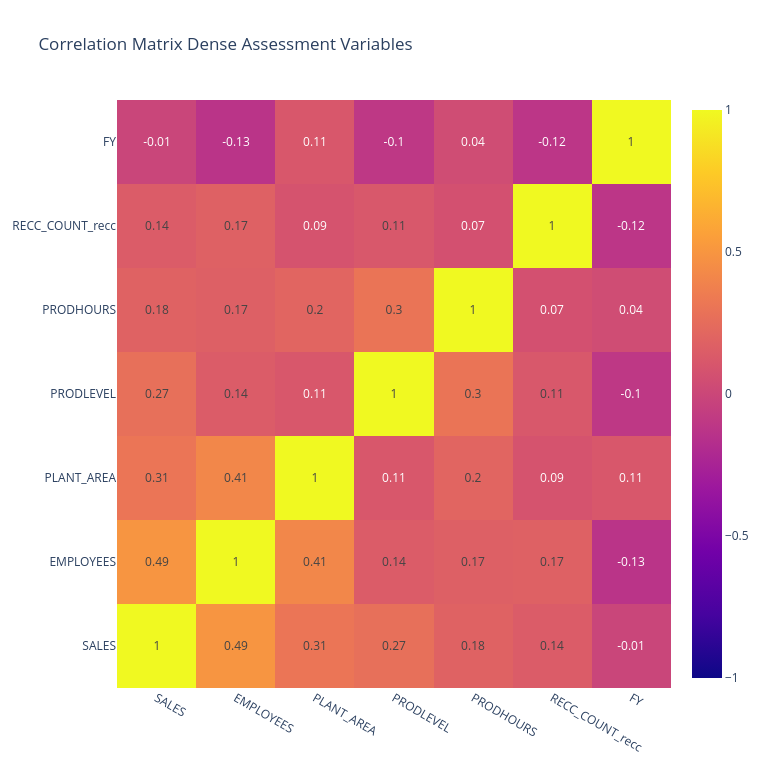

The notebook cell this image was saved under:
### Markdown cell above
## Correlation Matrix

I chose to use Pearson here because the transformations were mostly successful at normalizing the data, and it is more powerful than Spearman. A large enough amount of the data is non-null for inference on these variables to be robust.

Correlations between the variables are unexpectedly low, which throws a wrench into the interpolation method. Interestingly there is no correlation with year (FY) and sales, which I expected to be related due to inflation, and the fact that the economy is continuously "growing."

### Code cell
corr = pl.DataFrame({"SALES": sales_trf, "EMPLOYEES": empl_trf, "PLANT_AREA": area_trf, "PRODLEVEL": lvl_trf, "PRODHOURS": hrs_trf, "RECC_COUNT_recc": recc_trf, "FY": ASSESS_train["FY"]
}).with_columns(pl.when(pl.all().is_finite()).then(pl.all()).otherwise(None))
print("shape before dropping nulls", corr.shape)
corr_full = corr.drop_nulls()
print("after", corr_full.shape)

corells = corr_full.corr()
fig = go.Figure(go.Heatmap(z = corells.to_numpy(), x = corells.columns, y = corells.columns, zmin=-1, zmax=1, text=np.round(corells.to_numpy(), 2), texttemplate="%{text}"))
fig.update_layout(height=768, width=768, title_text="Correlation Matrix Dense Assessment Variables")
fig.show()

### Figure 1 — Plotly figure (JSON) as saved in the notebook; plotly's stock layout.template omitted (floating-point values rounded to 4 significant figures)
{"data": [{"text": [[1.0, 0.49, 0.31, 0.27, 0.18, 0.14, -0.01], [0.49, 1.0, 0.41, 0.14, 0.17, 0.17, -0.13], [0.31, 0.41, 1.0, 0.11, 0.2, 0.09, 0.11], [0.27, 0.14, 0.11, 1.0, 0.3, 0.11, -0.1], [0.18, 0.17, 0.2, 0.3, 1.0, 0.07, 0.04], [0.14, 0.17, 0.09, 0.11, 0.07, 1.0, -0.12], [-0.01, -0.13, 0.11, -0.1, 0.04, -0.12, 1.0]], "texttemplate": "%{text}", "type": "heatmap", "x": ["SALES", "EMPLOYEES", "PLANT_AREA", "PRODLEVEL", "PRODHOURS", "RECC_COUNT_recc", "FY"], "y": ["SALES", "EMPLOYEES", "PLANT_AREA", "PRODLEVEL", "PRODHOURS", "RECC_COUNT_recc", "FY"], "z": [[1.0, 0.4947, 0.3077, 0.273, 0.1832, 0.1426, -0.008265], [0.4947, 1.0, 0.4149, 0.1416, 0.1681, 0.1743, -0.1287], [0.3077, 0.4149, 1.0, 0.1103, 0.2047, 0.08589, 0.1135], [0.273, 0.1416, 0.1103, 1.0, 0.302, 0.1145, -0.1043], [0.1832, 0.1681, 0.2047, 0.302, 1.0, 0.06584, 0.03929], [0.1426, 0.1743, 0.08589, 0.1145, 0.06584, 1.0, -0.1197], [-0.008265, -0.1287, 0.1135, -0.1043, 0.03929, -0.1197, 1.0]], "zmax": 1, "zmin": -1}], "layout": {"height": 768, "title": {"text": "Correlation Matrix Dense Assessment Variables"}, "width": 768}}
